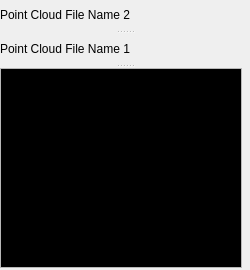
      <widget class="QSplitter" name="splitter_8">
       <property name="minimumSize">
        <size>
         <width>0</width>
         <height>270</height>
        </size>
       </property>
       <property name="maximumSize">
        <size>
         <width>250</width>
         <height>267</height>
        </size>
       </property>
       <property name="orientation">
        <enum>Qt::Vertical</enum>
       </property>
       <widget class="QLabel" name="fileName_label2">
        <property name="sizePolicy">
         <sizepolicy hsizetype="Minimum" vsizetype="Minimum">
          <horstretch>0</horstretch>
          <verstretch>0</verstretch>
         </sizepolicy>
        </property>
        <property name="minimumSize">
         <size>
          <width>250</width>
          <height>30</height>
         </size>
        </property>
        <property name="maximumSize">
         <size>
          <width>250</width>
          <height>25</height>
         </size>
        </property>
        <property name="text">
         <string>Point Cloud File Name 2</string>
        </property>
       </widget>
       <widget class="QLabel" name="fileName_label">
        <property name="sizePolicy">
         <sizepolicy hsizetype="Minimum" vsizetype="Minimum">
          <horstretch>0</horstretch>
          <verstretch>0</verstretch>
         </sizepolicy>
        </property>
        <property name="minimumSize">
         <size>
          <width>250</width>
          <height>25</height>
         </size>
        </property>
        <property name="maximumSize">
         <size>
          <width>250</width>
          <height>30</height>
         </size>
        </property>
        <property name="text">
         <string>Point Cloud File Name 1</string>
        </property>
       </widget>
       <widget class="QPlainTextEdit" name="outputMsg">
        <property name="sizePolicy">
         <sizepolicy hsizetype="Minimum" vsizetype="Minimum">
          <horstretch>0</horstretch>
          <verstretch>0</verstretch>
         </sizepolicy>
        </property>
        <property name="minimumSize">
         <size>
          <width>242</width>
          <height>200</height>
         </size>
        </property>
        <property name="maximumSize">
         <size>
          <width>242</width>
          <height>200</height>
         </size>
        </property>
        <property name="palette">
         <palette>
          <active>
           <colorrole role="Text">
            <brush brushstyle="SolidPattern">
             <color alpha="255">
              <red>85</red>
              <green>170</green>
              <blue>0</blue>
             </color>
            </brush>
           </colorrole>
           <colorrole role="Base">
            <brush brushstyle="SolidPattern">
             <color alpha="255">
              <red>0</red>
              <green>0</green>
              <blue>0</blue>
             </color>
            </brush>
           </colorrole>
          </active>
          <inactive>
           <colorrole role="Text">
            <brush brushstyle="SolidPattern">
             <color alpha="255">
              <red>85</red>
              <green>170</green>
              <blue>0</blue>
             </color>
            </brush>
           </colorrole>
           <colorrole role="Base">
            <brush brushstyle="SolidPattern">
             <color alpha="255">
              <red>0</red>
              <green>0</green>
              <blue>0</blue>
             </color>
            </brush>
           </colorrole>
          </inactive>
          <disabled>
           <colorrole role="Text">
            <brush brushstyle="SolidPattern">
             <color alpha="255">
              <red>159</red>
              <green>158</green>
              <blue>158</blue>
             </color>
            </brush>
           </colorrole>
           <colorrole role="Base">
            <brush brushstyle="SolidPattern">
             <color alpha="255">
              <red>255</red>
              <green>255</green>
              <blue>255</blue>
             </color>
            </brush>
           </colorrole>
          </disabled>
         </palette>
        </property>
        <property name="font">
         <font>
          <pointsize>9</pointsize>
          <italic>false</italic>
         </font>
        </property>
        <property name="lineWrapMode">
         <enum>QPlainTextEdit::NoWrap</enum>
        </property>
        <property name="readOnly">
         <bool>true</bool>
        </property>
        <property name="backgroundVisible">
         <bool>false</bool>
        </property>
       </widget>
      </widget>
